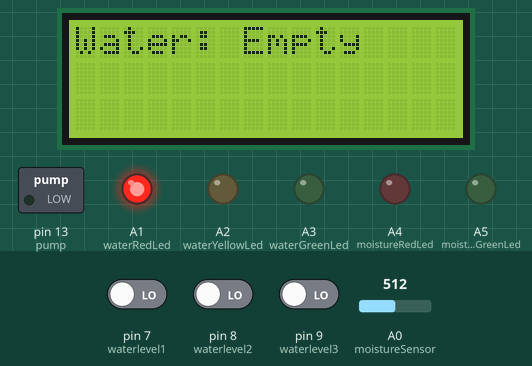
Simulated run of this sketch. Board: Arduino Uno, built with avr-gcc and run on an emulated ATmega328P. Shown: 16×3 character LCD, switched loads named in the sketch (green lamp = pin HIGH), output pins drawn as LEDs (lit = HIGH). Inputs (shaded band) come from the test bench; at power-on: A0 (moistureSensor) = 512, pin 7 (waterlevel1) LOW, pin 8 (waterlevel2) LOW, pin 9 (waterlevel3) LOW. What the sketch prints to the serial monitor is not drawn.

Above: at 1.2 s.
1.3 s: A0 (moistureSensor) set to 623
14.0 s: A0 (moistureSensor) set to 656
At 17.2 s:
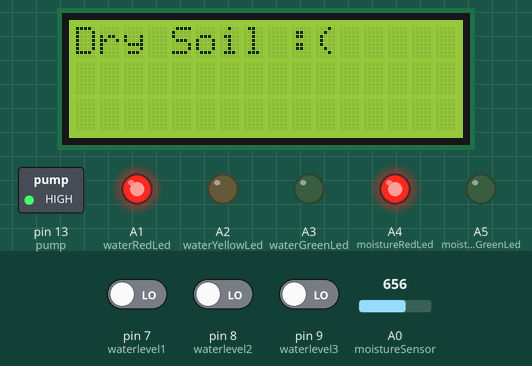
26.7 s: pin 7 (waterlevel1) driven HIGH
At 33.8 s:
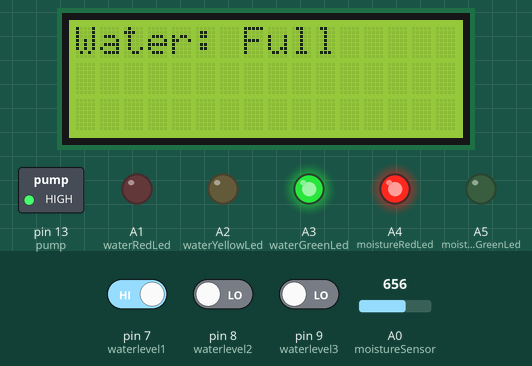
39.4 s: pin 8 (waterlevel2) driven HIGH
At 46.7 s:
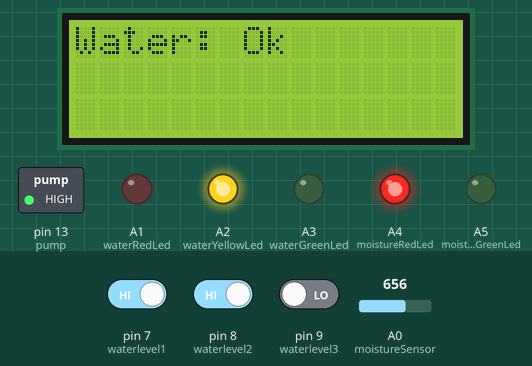
52.1 s: pin 9 (waterlevel3) driven HIGH
At 56.0 s:
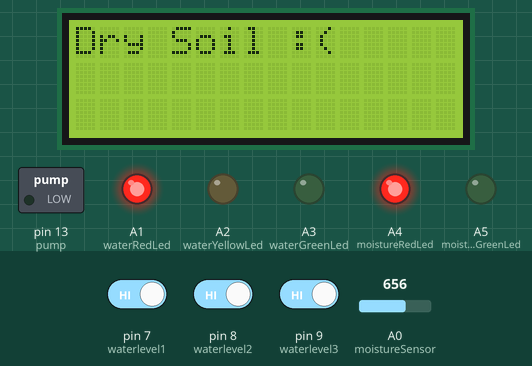
63.6 s: pin 7 (waterlevel1) driven LOW
At 66.1 s:
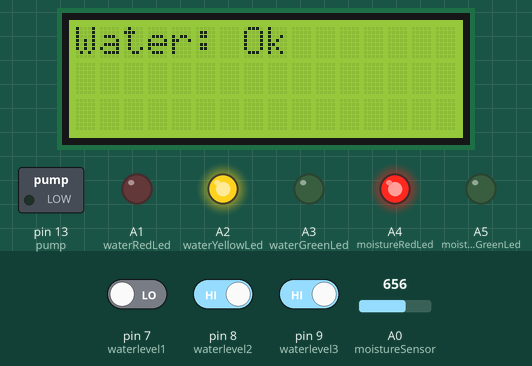
Timing chart, 0 to 70.2 s (numbered marks = the images above; inputs shaded):
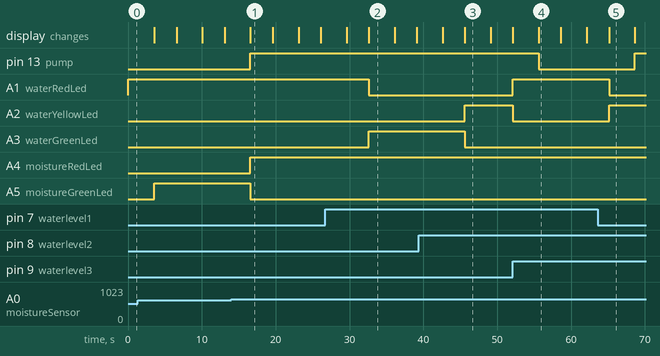

The sketch:

group2.ino
```cpp
// (licence header left out)
//connected pins
int pump = 13;
int moistureSensor = A0;
int waterlevel1 = 7;
int waterlevel2 = 8;
int waterlevel3 = 9;
int moistureRedLed = A4;
int moistureGreenLed = A5;
int waterRedLed = A1;
int waterYellowLed = A2;
int waterGreenLed = A3;
//variables
int AnaVal = 0;
int DigVal = 0;
int level1 = 0;
int level2 = 0;
int level3 = 0;
int temp = 0;
int flag = 0;
//insert library
#include <LiquidCrystal.h>
//connected pins
LiquidCrystal lcd(12, 11, 5, 4, 3, 2);
const int switchPin = 6;
int switchState = 0;
int preSwitchState = 0;
int reply;

//the setup routine runs once
void setup()
{
  Serial.begin(9600); //begin serial communication at 9600 baud rate
  lcd.begin(16, 3); //because of this specific library, this is the necessary way to inform the Arduino that the potentiometer is connected at the 3rd pin of the LCD, and that the LCD Screen is a 16 pin type
  pinMode(switchPin, INPUT); //set the potentiometer as an input
}

// the loop routine runs over and over
void loop()
{
  //store the sensor values
  int AnaVal = analogRead(moistureSensor);
  int level1 = digitalRead(waterlevel1);
  int level2 = digitalRead(waterlevel2);
  int level3 = digitalRead(waterlevel3);

  //water compartment level
  temp = level1 + level2 + level3;
  Serial.println(temp);
  if (temp == 1)
  {
    analogWrite(waterGreenLed, 255);
    analogWrite(waterYellowLed, 0);
    analogWrite(waterRedLed, 0);
    lcd.clear();
    lcd.setCursor(0, 0);
    lcd.print("Water: Full");
    Serial.println("Waterlevel: Full");
  }
  else if (temp == 2)
  {
    analogWrite(waterGreenLed, 0);
    analogWrite(waterYellowLed, 255);
    analogWrite(waterRedLed, 0);
    lcd.clear();
    lcd.setCursor(0, 0);
    lcd.print("Water: Ok");
    Serial.println("WaterLevel: Half");
  }
  else
  {
    analogWrite(waterGreenLed, 0);
    analogWrite(waterYellowLed, 0);
    analogWrite(waterRedLed, 255);
    lcd.clear();
    lcd.setCursor(0, 0);
    lcd.print("Water: Empty");
    Serial.println("WaterLevel: Empty");
  }
  delay(3000);

  //soil moisture sensor
  Serial.print("Soil Moisture: ");
  Serial.println(AnaVal);
  delay(500);
  flag = 0;
  if (analogRead(moistureSensor) > 640) //Dry soil
  {
    flag = 1;
    analogWrite(moistureRedLed, 255);
    analogWrite(moistureGreenLed, 0);
    lcd.clear();
    lcd.setCursor(0, 0);
    lcd.print("Dry Soil :(");
    Serial.println("Pump ON");
  }
  else
  {
    lcd.clear();
    lcd.setCursor(0, 0);
    lcd.print("Happy Plant :)");
    Serial.println("Pump OFF");
    analogWrite(moistureRedLed, 0);
    analogWrite(moistureGreenLed, 255);
  }

  if (temp == 3) // Water is empty
  {
    flag = 0;
    Serial.println("Pump OFF, Water empty");
  }
  if (flag == 1)
  {
    analogWrite(pump, 255);
  }
  else
  {
    analogWrite(pump, 0);
  }
  delay(3000);  //For display of moisture
}
```

Measured:
- the behaviour switches between 640 and 641 on A0 (moistureSensor) (found by bisection; images 0 and 1)
- after the input at 14.0 s, pin 13 (pump), A4 (moistureRedLed): LOW → HIGH after 2.6 s; A5 (moistureGreenLed): HIGH → LOW after 2.6 s; the display: changes after 2.6 s (image 1)
- after the input at 26.7 s, A1 (waterRedLed): HIGH → LOW after 5.9 s; A3 (waterGreenLed): LOW → HIGH after 5.9 s; the display: first differs from a run without the input after 5.9 s (image 2)
- after the input at 39.4 s, A2 (waterYellowLed): LOW → HIGH after 6.2 s; A3 (waterGreenLed): HIGH → LOW after 6.2 s; the display: first differs from a run without the input after 6.2 s (image 3)
- after the input at 52.1 s, pin 13 (pump): HIGH → LOW after 3.5 s; A1 (waterRedLed): LOW → HIGH at once; A2 (waterYellowLed): HIGH → LOW at once; the display: first changes at once (image 4 shows a later state)
- after the input at 63.6 s, pin 13 (pump): LOW → HIGH after 5.1 s; A1 (waterRedLed): HIGH → LOW after 1.5 s; A2 (waterYellowLed): LOW → HIGH after 1.5 s; the display: changes after 1.6 s (image 5)
- what the display in image 1 shows lasts 3.0 s, from 16.6 s to 19.6 s
